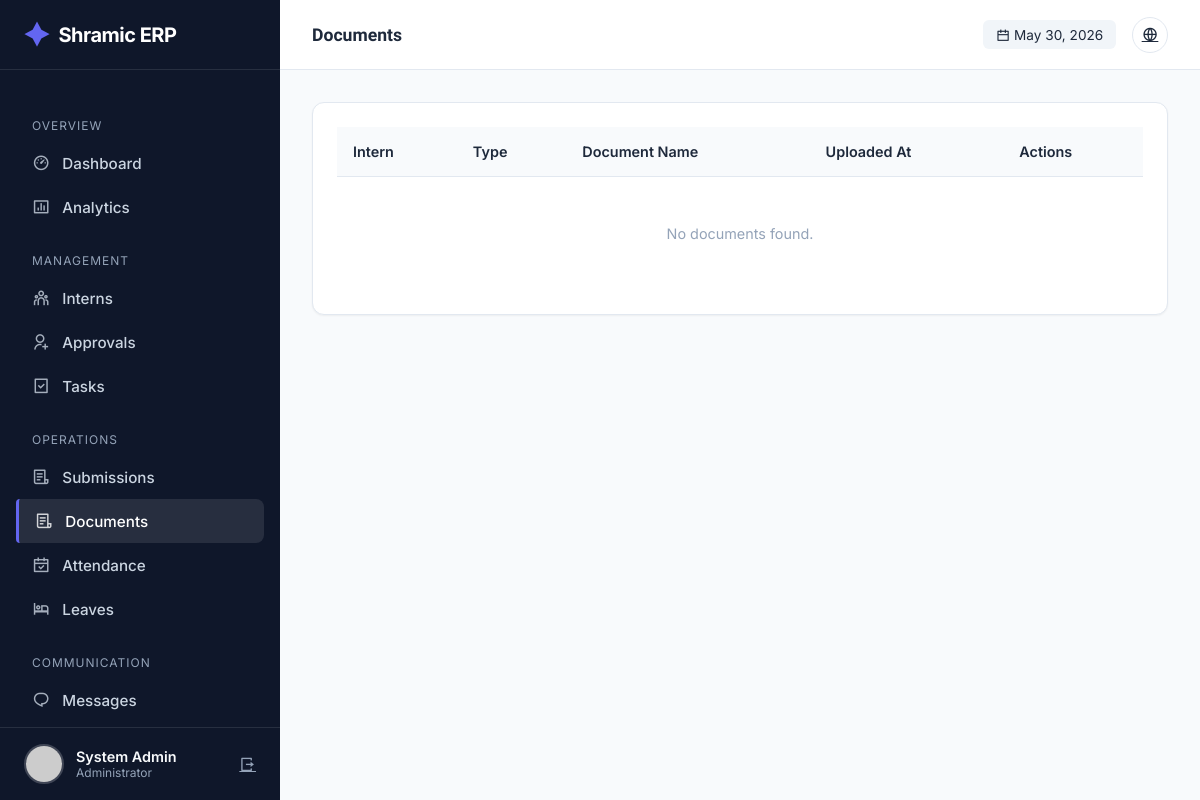
/admin/documents (signed in), run on an earlier commit of the app's database.
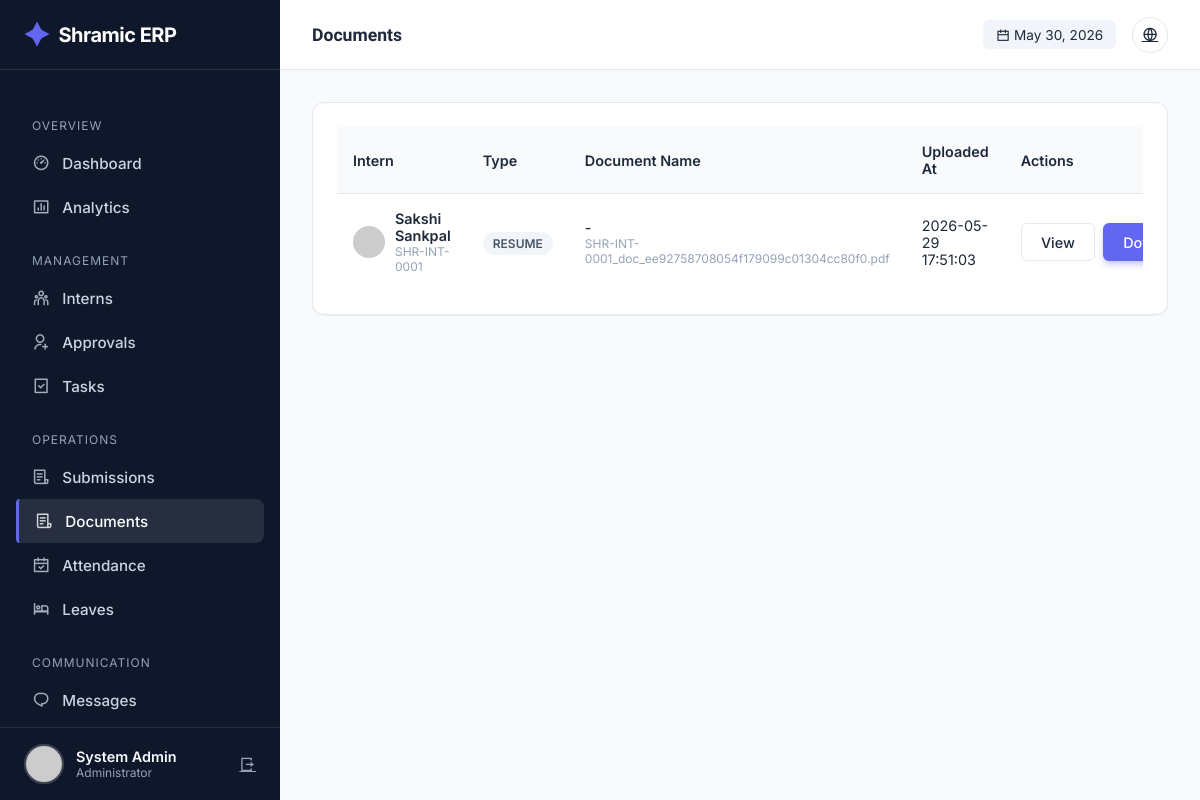
And on a later commit of the database.
### tables this page shows
CREATE TABLE users (
            id INTEGER PRIMARY KEY AUTOINCREMENT,
            intern_id TEXT UNIQUE,
            usn TEXT UNIQUE NOT NULL,
            full_name TEXT NOT NULL,
            phone TEXT NOT NULL,
            email TEXT UNIQUE NOT NULL,
            password_hash TEXT NOT NULL,
            role TEXT NOT NULL,
            photo_url TEXT,
            status TEXT DEFAULT 'PENDING',
            is_admin BOOLEAN DEFAULT 0,
            department TEXT,
            join_date DATE,
            emergency_contact TEXT,
            address TEXT,
            last_login TIMESTAMP,
            login_count INTEGER DEFAULT 0,
            created_at TIMESTAMP DEFAULT CURRENT_TIMESTAMP,
            updated_at TIMESTAMP DEFAULT CURRENT_TIMESTAMP
        );

CREATE TABLE document_verifications (
            id INTEGER PRIMARY KEY AUTOINCREMENT,
            user_id INTEGER,
            document_type TEXT NOT NULL,
            document_name TEXT,
            file_url TEXT,
            status TEXT DEFAULT 'PENDING',
            verified_by INTEGER,
            verified_at TIMESTAMP,
            rejection_reason TEXT,
            uploaded_at TIMESTAMP DEFAULT CURRENT_TIMESTAMP,
            FOREIGN KEY (user_id) REFERENCES users(id),
            FOREIGN KEY (verified_by) REFERENCES users(id)
        );

### app.py (the view)
@app.route('/admin/documents')
@login_required
@admin_required
def admin_documents():
    conn = get_db_connection()
    cur = conn.cursor()
    status_filter = request.args.get('status', 'PENDING')
    cur.execute("""
        SELECT dv.*, u.full_name, u.intern_id, u.photo_url
        FROM document_verifications dv
        JOIN users u ON dv.user_id = u.id
        WHERE dv.status = ?
        ORDER BY dv.uploaded_at DESC
    """, (status_filter,))
    documents = cur.fetchall()
    conn.close()
    return render_template(
        'admin/documents.html',
        documents=documents,
        current_status=status_filter
    )

### app.py (called while the page is built)
@app.before_request
def make_session_permanent():
    session.permanent = True
    app.permanent_session_lifetime = timedelta(days=365)
    if current_user.is_authenticated:
        try:
            conn = get_db_connection()
            cur = conn.cursor()
            current_timestamp = format_datetime(get_current_datetime())
            cur.execute("UPDATE users SET updated_at = ? WHERE id = ?",
                       (current_timestamp, current_user.id))
            conn.commit()
            conn.close()
        except:
            pass

def get_db_connection():
    conn = sqlite3.connect(DATABASE)
    conn.row_factory = sqlite3.Row
    return conn

def get_current_datetime():
    return datetime.now(TIMEZONE)

def format_datetime(dt, format_str='%Y-%m-%d %H:%M:%S'):
    if dt is None: return None
    if isinstance(dt, str): return dt
    return dt.strftime(format_str)

@login_manager.user_loader
def load_user(user_id):
    conn = get_db_connection()
    cur = conn.cursor()
    cur.execute("SELECT * FROM users WHERE id = ?", (user_id,))
    user_data = cur.fetchone()
    conn.close()
    return User(dict(user_data)) if user_data else None

def admin_required(f):
    @wraps(f)
    def decorated_function(*args, **kwargs):
        if not current_user.is_authenticated or not current_user.is_admin:
            flash('Access denied. Admin privileges required.', 'error')
            return redirect(url_for('index'))
        return f(*args, **kwargs)
    return decorated_function

@app.context_processor
def inject_globals():
    unread_count = 0
    if current_user.is_authenticated:
        try:
            conn = get_db_connection()
            cur = conn.cursor()
            cur.execute("""
                SELECT COUNT(*) as count
                FROM notifications
                WHERE user_id = ? AND is_read = 0
            """, (current_user.id,))
            unread_count = cur.fetchone()['count']
            conn.close()
        except:
            pass
    return {
        'now': get_current_datetime(),
        'app_name': 'Shramic ERP',
        'unread_notifications': unread_count
    }

### templates/admin/documents.html (shortened to what this page needs)
{% extends "admin/base.html" %}
{% block page_title %}Documents{% endblock %}
{% block content %}
<div class="card">
  <div class="table-container">
    <table>
      <thead>
        <tr>
          <th>Intern</th>
          <th>Type</th>
          <th>Document Name</th>
          <th>Uploaded At</th>
          <th>Actions</th>
        </tr>
      </thead>
      <tbody>
        {% for doc in documents %}
        <tr>
          <td>
            <div style="display: flex; align-items: center; gap: 10px">
              <img
                src="{{ url_for('static', filename='uploads/profiles/' + doc.photo_url) if doc.photo_url else 'https://ui-avatars.com/api/?name=' + doc.full_name }}"
                style="width: 32px; height: 32px; border-radius: 50%"
              />
              <div>
                <div style="font-weight: 600">{{ doc.full_name }}</div>
                <div style="font-size: 0.75rem; color: var(--text-light)">
                  {{ doc.intern_id }}
                </div>
              </div>
            </div>
          </td>
          <td>
            <span class="badge badge-neutral">{{ doc.document_type }}</span>
          </td>
          <td>
            <div style="font-weight: 500">{{ doc.admin_comment or '-' }}</div>
            <div style="font-size: 0.75rem; color: var(--text-light)">
              {{ doc.file_url or 'No file uploaded' }}
            </div>
          </td>
          <td>{{ doc.uploaded_at }}</td>
          <td>
            <div style="display: flex; gap: 8px">
              {% if doc.file_url %}
              <a href="{{ url_for('serve_file', filename=doc.file_url) }}"
                 target="_blank"
                 class="btn btn-outline">
                View
              </a>
              <a href="{{ url_for('serve_file', filename=doc.file_url) }}"
                 download
                 class="btn btn-primary">
                Download
              </a>
              {% else %}
              <span style="color: var(--text-light); font-size: 0.85rem;">
                No File
              </span>
              {% endif %}
            </div>
          </td>
        </tr>
        {% else %}
        <tr>
          <td colspan="5" style="text-align: center; padding: 3rem; color: var(--text-light)">
            No documents found.
          </td>
        </tr>
        {% endfor %}
      </tbody>
    </table>
  </div>
</div>
{% endblock %}

### templates/admin/base.html (shortened to what this page needs)
<!doctype html>
<html lang="en">
  <head>
    <link
      href="https://cdn.jsdelivr.net/npm/remixicon@4.1.0/fonts/remixicon.css"
      rel="stylesheet"
    />
  </head>
  <body>
    <aside class="sidebar" id="sidebar">
      <a href="/" class="brand">
        <i class="ri-shining-2-fill"></i> Shramic ERP
      </a>
      <ul class="nav-menu">
        <li class="nav-label">Overview</li>
        <li>
          <a
            href="{{ url_for('admin_dashboard') }}"
            class="nav-link {% if request.endpoint == 'admin_dashboard' %}active{% endif %}"
            ><i class="ri-dashboard-3-line"></i> Dashboard</a
          >
        </li>
        <li>
          <a
            href="{{ url_for('admin_analytics') }}"
            class="nav-link {% if request.endpoint == 'admin_analytics' %}active{% endif %}"
            ><i class="ri-bar-chart-box-line"></i> Analytics</a
          >
        </li>
        <li class="nav-label">Management</li>
        <li>
          <a
            href="{{ url_for('admin_interns') }}"
            class="nav-link {% if request.endpoint == 'admin_interns' %}active{% endif %}"
            ><i class="ri-team-line"></i> Interns</a
          >
        </li>
        <li>
          <a
            href="{{ url_for('admin_approvals') }}"
            class="nav-link {% if request.endpoint == 'admin_approvals' %}active{% endif %}"
            ><i class="ri-user-add-line"></i> Approvals</a
          >
        </li>
        <li>
          <a
            href="{{ url_for('admin_tasks') }}"
            class="nav-link {% if request.endpoint == 'admin_tasks' %}active{% endif %}"
            ><i class="ri-task-line"></i> Tasks</a
          >
        </li>
        <li class="nav-label">Operations</li>
        <li>
          <a
            href="{{ url_for('admin_submissions') }}"
            class="nav-link {% if request.endpoint == 'admin_submissions' %}active{% endif %}"
            ><i class="ri-file-list-3-line"></i> Submissions</a
          >
        </li>
        <li>
  <a
    href="{{ url_for('admin_documents') }}"
    class="nav-link {% if request.endpoint == 'admin_documents' %}active{% endif %}"
  >
    <i class="ri-file-list-3-line"></i> Documents
  </a>
</li>
        <li>
          <a
            href="{{ url_for('admin_attendance') }}"
            class="nav-link {% if request.endpoint == 'admin_attendance' %}active{% endif %}"
            ><i class="ri-calendar-check-line"></i> Attendance</a
          >
        </li>
        <li>
          <a
            href="{{ url_for('admin_leaves') }}"
            class="nav-link {% if request.endpoint == 'admin_leaves' %}active{% endif %}"
            ><i class="ri-hotel-bed-line"></i> Leaves</a
          >
        </li>
        <li class="nav-label">Communication</li>
        <li>
          <a
            href="{{ url_for('admin_messages') }}"
            class="nav-link {% if request.endpoint == 'admin_messages' %}active{% endif %}"
            ><i class="ri-chat-1-line"></i> Messages</a
          >
        </li>
        <li>
          <a
            href="{{ url_for('admin_announcements') }}"
            class="nav-link {% if request.endpoint == 'admin_announcements' %}active{% endif %}"
            > Announcements</a
          >
        </li>
      </ul>
      <div class="user-profile">
        <img
          src="{{ url_for('static', filename='uploads/profiles/' + current_user.photo_url) if current_user.photo_url else 'https://ui-avatars.com/api/?name=Admin&background=random' }}"
          class="user-avatar"
          alt="Admin"
        />
        <div style="flex: 1; overflow: hidden">
          <div
            style="
              font-weight: 600;
              font-size: 0.9rem;
              white-space: nowrap;
              text-overflow: ellipsis;
            "
          >
            {{ current_user.full_name }}
          </div>
          <div style="font-size: 0.75rem; color: var(--text-light)">
            Administrator
          </div>
        </div>
        <a
          href="{{ url_for('logout') }}"
          title="Logout"
          style="color: var(--text-light)"
          ><i class="ri-logout-box-r-line"></i
        ></a>
      </div>
    </aside>
    <div class="main-wrapper">
      <header class="top-header">
        <div style="display: flex; align-items: center; gap: 1rem">
          <h2 class="page-title">
            {% block page_title %}Dashboard{% endblock %}
          </h2>
        </div>
        <div class="header-actions">
          <div
            style="
              font-size: 0.85rem;
              color: var(--text-secondary);
              background: #f1f5f9;
              padding: 0.4rem 0.8rem;
              border-radius: 6px;
            "
          >
            <i class="ri-calendar-line"></i> {{ now.strftime('%b %d, %Y') }}
          </div>
          <a href="{{ url_for('index') }}" class="btn-icon" title="View Site"
            ><i class="ri-global-line"></i
          ></a>
        </div>
      </header>
      <div class="content">
         {% block content %}{% endblock %}
      </div>
    </div>
  </body>
</html>

### templates/admin/base.html (style rules this page uses)
:root { --bg-body: #f8fafc; --bg-surface: #ffffff; --bg-sidebar: #0f172a; --primary: #6366f1; --primary-hover: #4f46e5; --secondary: #64748b; --text-main: #1e293b; --text-light: #94a3b8; --text-white: #f8fafc; --success: #10b981; --warning: #f59e0b; --danger: #ef4444; --border: #e2e8f0; --sidebar-width: 280px; --header-height: 70px; --shadow-sm: 0 1px 2px 0 rgb(0 0 0 / 0.05); --shadow-lg: 0 10px 15px -3px rgb(0 0 0 / 0.1), 0 4px 6px -4px rgb(0 0 0 / 0.1); --radius: 12px; }
* { margin: 0; padding: 0; box-sizing: border-box; }
body { font-family: "Inter", sans-serif; background-color: var(--bg-body); color: var(--text-main); display: flex; min-height: 100vh; }
h1, h2, h3, h4, h5 { font-family: "Plus Jakarta Sans", sans-serif; font-weight: 700; }
.sidebar { width: var(--sidebar-width); background: var(--bg-sidebar); color: var(--text-white); position: fixed; height: 100vh; display: flex; flex-direction: column; transition: transform 0.3s ease; z-index: 50; }
.brand { height: var(--header-height); display: flex; align-items: center; padding: 0 1.5rem; border-bottom: 1px solid rgba(255, 255, 255, 0.1); font-size: 1.25rem; font-weight: 700; letter-spacing: -0.5px; color: white; text-decoration: none; }
.brand i { color: var(--primary); margin-right: 10px; font-size: 1.5rem; }
.nav-menu { flex: 1; padding: 1.5rem 1rem; overflow-y: auto; list-style: none; }
.nav-label { font-size: 0.75rem; text-transform: uppercase; letter-spacing: 1px; color: var(--text-light); margin: 1.5rem 0 0.5rem 1rem; }
.nav-link { display: flex; align-items: center; gap: 12px; padding: 0.75rem 1rem; border-radius: 8px; color: #cbd5e1; text-decoration: none; transition: 0.2s; font-weight: 500; font-size: 0.95rem; }
.nav-link:hover, .nav-link.active { background: rgba(255, 255, 255, 0.1); color: white; }
.nav-link.active { border-left: 3px solid var(--primary); border-radius: 4px 8px 8px 4px; }
.nav-link i { font-size: 1.1rem; opacity: 0.8; }
.user-profile { padding: 1rem 1.5rem; border-top: 1px solid rgba(255, 255, 255, 0.1); display: flex; align-items: center; gap: 12px; }
.user-avatar { width: 40px; height: 40px; border-radius: 50%; object-fit: cover; border: 2px solid rgba(255, 255, 255, 0.2); }
.main-wrapper { flex: 1; margin-left: var(--sidebar-width); display: flex; flex-direction: column; width: calc(100% - var(--sidebar-width)); }
.top-header { height: var(--header-height); background: var(--bg-surface); border-bottom: 1px solid var(--border); display: flex; align-items: center; justify-content: space-between; padding: 0 2rem; position: sticky; top: 0; z-index: 40; }
.page-title { font-size: 1.1rem; color: var(--text-main); }
.header-actions { display: flex; align-items: center; gap: 1rem; }
.btn-icon { width: 36px; height: 36px; border-radius: 50%; border: 1px solid var(--border); display: flex; align-items: center; justify-content: center; color: var(--text-secondary); cursor: pointer; transition: 0.2s; background: white; }
.content { padding: 2rem; }
.card { background: var(--bg-surface); border: 1px solid var(--border); border-radius: var(--radius); padding: 1.5rem; box-shadow: var(--shadow-sm); position: relative; overflow: hidden; }
.btn { display: inline-flex; align-items: center; gap: 8px; padding: 0.6rem 1.2rem; border-radius: 6px; font-size: 0.9rem; font-weight: 500; text-decoration: none; cursor: pointer; transition: 0.2s; border: 1px solid transparent; }
.btn-primary { background: var(--primary); color: white; box-shadow: 0 4px 6px -1px rgba(99, 102, 241, 0.4); }
.btn-outline { background: white; border-color: var(--border); color: var(--text-main); }
.table-container { overflow-x: auto; }
table { width: 100%; border-collapse: collapse; font-size: 0.9rem; }
th { text-align: left; padding: 1rem; background: #f8fafc; color: var(--text-secondary); font-weight: 600; border-bottom: 1px solid var(--border); }
td { padding: 1rem; border-bottom: 1px solid var(--border); vertical-align: middle; }
tr:last-child td { border-bottom: none; }
.badge { padding: 4px 10px; border-radius: 20px; font-size: 0.75rem; font-weight: 600; text-transform: uppercase; }
.badge-neutral { background: #f1f5f9; color: #475569; }

What changed in the data, as far as the page shows it:
added document_verifications: full_name "Sakshi Sankpal", intern_id "SHR-INT-0001", document_type "RESUME", admin_comment "-", file_url "SHR-INT-0001_doc_ee92758708054f179099c01304cc80f0.pdf", uploaded_at "2026-05-29 17:51:03"
Also different on the page:
text no longer shown: "No documents found."
